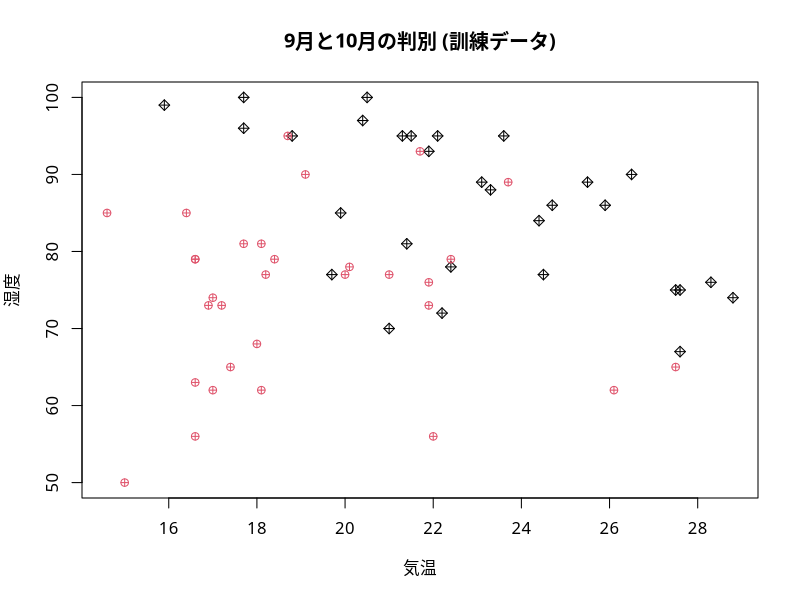
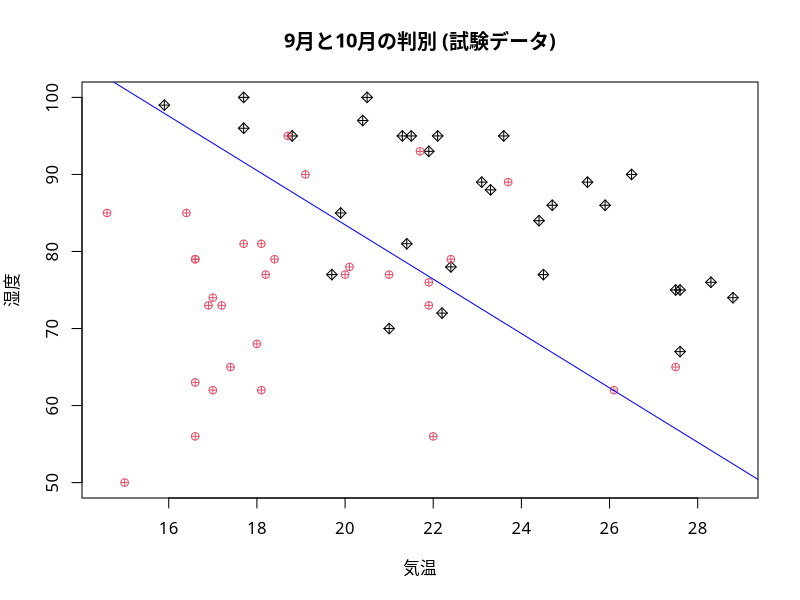

Here is the R script that generated these plots, in order:
### 東京都の気象データによる例
require(MASS)
par(family="HiraginoSans-W4") # 日本語フォントの指定 (MacOSXの例)
x <- subset(subset=月%in%c(9,10), # 9月と10月を選択
            select=c(気温,湿度,月),
            x=read.csv(file="tokyo-weather.csv",header=TRUE))
plot(x$気温,x$湿度,pch=x$月,col=x$月,
     xlab="気温",ylab="湿度",
     main="9月と10月の判別 (訓練データ)")
idx <- seq(2,60,by = 2)
x.train <- x[idx,] # 訓練データ
x.test <- x[-idx,] # 試験データ
## 訓練データで判別関数を作成．等分散性を仮定
(myld <- lda(月 ~ 気温 + 湿度, data=x.train)) 
mypred<-predict(myld, newdata=x.test[,1:2]) # x.testを判別
table(true=x.test$月, pred=mypred$class)    # 真のクラスと予測されたクラスの比較
mypred$class # 9月/10月の予測を比較
x.test$月   # 主に月のかわりめに誤判別が起きている
## 結果の図示
plot(x$気温,x$湿度,pch=x$月,col=x$月,
     xlab="気温",ylab="湿度",
     main="9月と10月の判別 (試験データ)")
myline <- function(z) {
    a0<-as.vector(colMeans(z$means) %*% z$scaling)
    a<-c(a0/z$scaling[2],-z$scaling[1]/z$scaling[2])
    return(a)
}
abline(myline(myld),col="blue")
